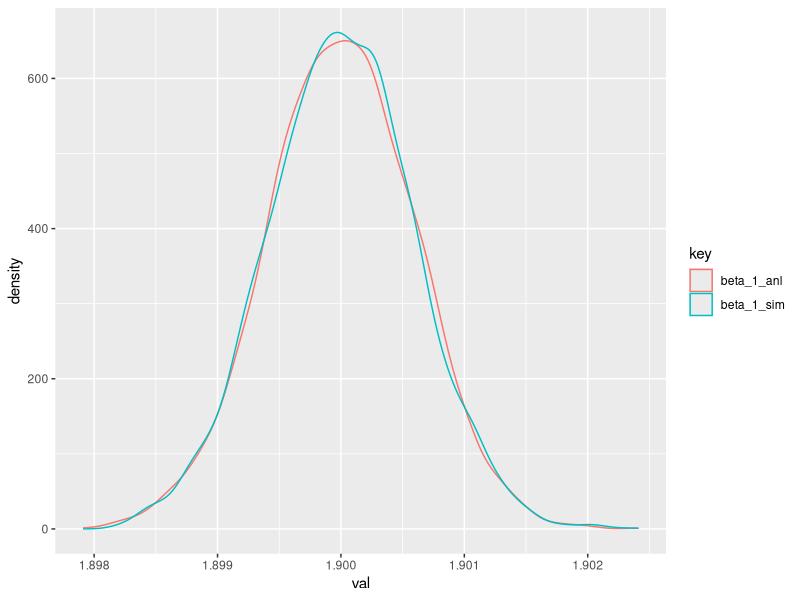
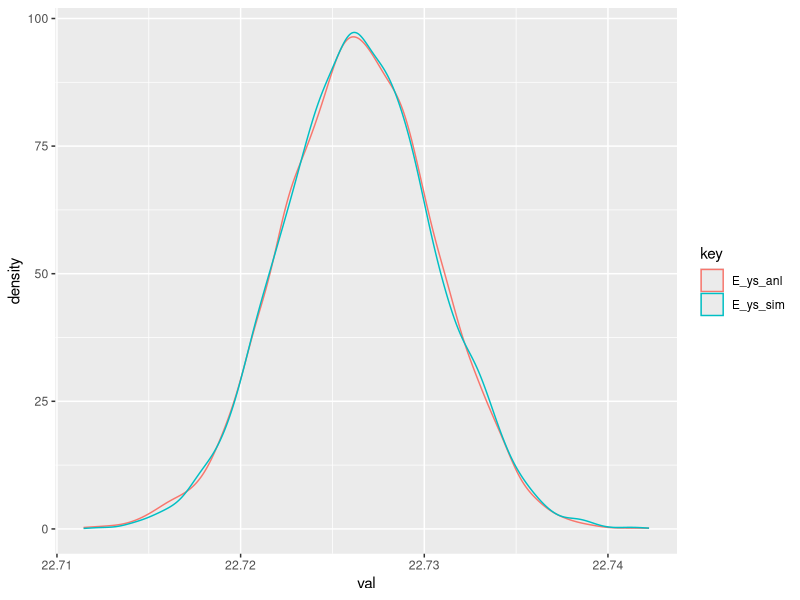
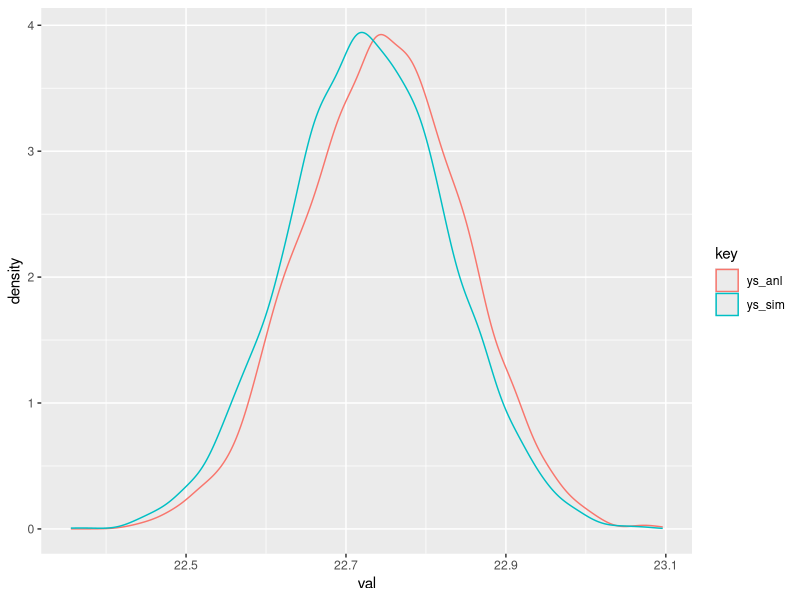
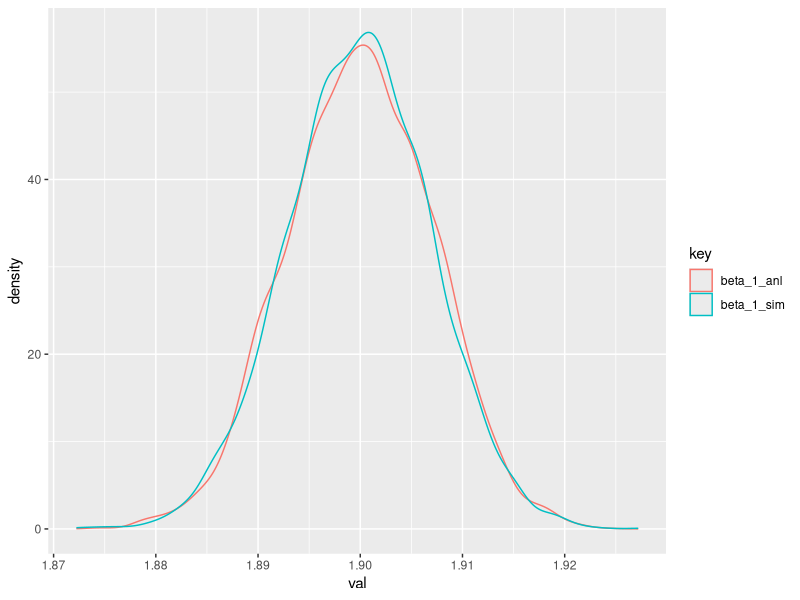
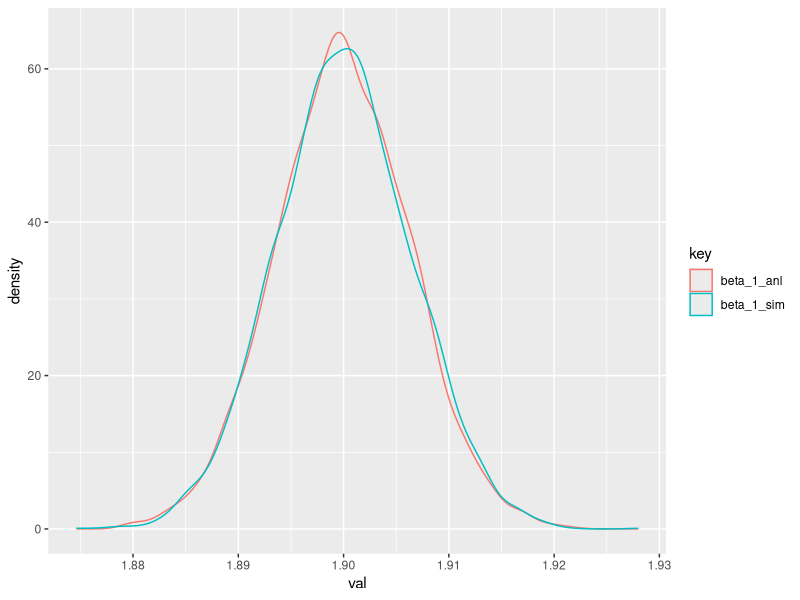
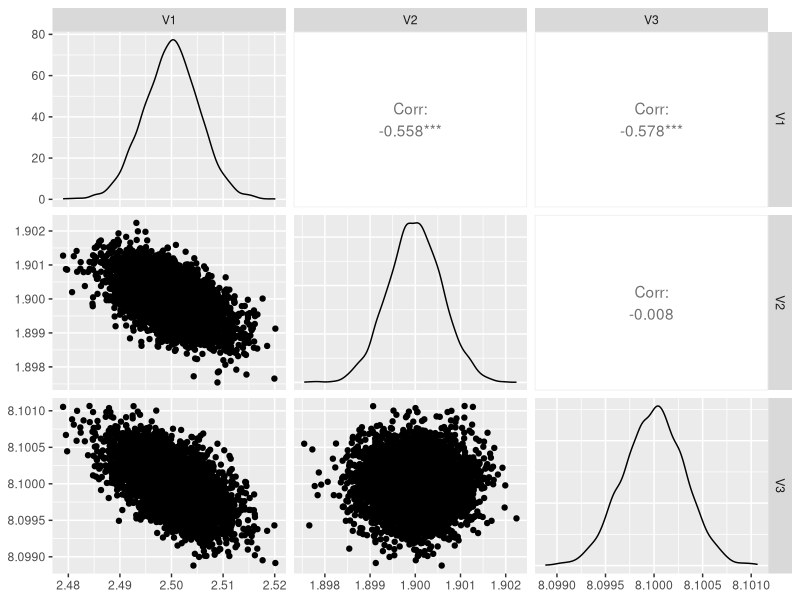

Write the R code that produced these figures, in order.
## ---- chunk 1
knitr::opts_chunk$set(echo = TRUE)
library(mvtnorm)
library(GGally)
library(tidyverse)
library(ggplot2)
## ---- chunk 2
# set params
b0 <- 2.5
b1 <- 1.9
b2 <- 8.1
sigma <- .1

beta<- matrix(c(b0, b1, b2), nrow = 3, ncol = 1)

# complete specification
n <- 1000 
epsilon <- matrix(rnorm(n, 0, sigma), nrow = n, ncol = 1)
x <-matrix(c(rep(1, n), x_1 <- rexp(n, .2), x_2 <- rexp(n, .1)), nrow = n, ncol = 3)

# simulate ys
y_simulate <- function(x){
  y <- x%*%beta + epsilon
}

y_true <- x%*%beta

## ---- chunk 3
#Beta_1

it <- 5000
beta_1_sim <- rep(0, it)
for(i in 1:it){
  epsilon <- matrix(rnorm(n, 0, sigma), nrow = n, ncol = 1)
  y <- y_simulate(x)
  
  lm1 <- lm(y ~ x_1 + x_2)
  
  beta_1_sim[i] <- as.numeric(coef(lm1)[2])
}

beta_1_anl <- rmvnorm(it, mean = beta, sigma = sigma^2* solve(t(x) %*% x))[,2]

df <- data.frame(beta_1_sim, beta_1_anl)

df <- gather(df, key, val)

ggplot(df, aes(col = key, x = val), col = "red", "blue") +
  geom_density()
## ---- chunk 4
#E(Ys)

E_ys_sim <- rep(0, it)
ys_sim <- rep(0, it)

xs <- x[12,]
for(i in 1:it){
  epsilon <- matrix(rnorm(n, 0, sigma), nrow = n, ncol = 1)
  y <- y_simulate(x)
  lm2 <- lm(y ~ x_1 + x_2)
  coef <- as.matrix(coef(lm2))
  
  E_ys_sim[i] <- xs %*% coef
  ys_sim[i] <- xs %*% coef + epsilon[12]
}

H <- x %*% solve(t(x) %*% x) %*% t(x)

E_ys_anl <- rmvnorm(it, x%*%beta, sigma^2 * H)[,12]

ys_anl <- rmvnorm(it, x%*%beta + epsilon, sigma^2 * diag(1000))[,12]

df <- data.frame(E_ys_sim, E_ys_anl)

df <- gather(df, key, val)

ggplot(df, aes(col = key, x = val), col = "red", "blue") +
  geom_density()

df <- data.frame(ys_sim, ys_anl)

df <- gather(df, key, val)

ggplot(df, aes(col = key, x = val), col = "red", "blue") +
  geom_density()
## ---- chunk 5
xalt <-matrix(c(rep(1, n), x_1alt <- rgamma(n, 2, 3), x_2alt <- rgamma(n, 1, 3)), nrow = n, ncol = 3)

#Beta_1
it <- 5000
beta_1_sim <- rep(0, it)
for(i in 1:it){
  epsilon <- matrix(rnorm(n, 0, sigma), nrow = n, ncol = 1)
  y <- y_simulate(xalt)
  
  lm1 <- lm(y ~ x_1alt + x_2alt)
  
  beta_1_sim[i] <- as.numeric(coef(lm1)[2])
}

beta_1_anl <- rmvnorm(it, mean = beta, sigma = sigma^2* solve(t(xalt) %*% xalt))[,2]

df <- data.frame(beta_1_sim, beta_1_anl)

df <- gather(df, key, val)

ggplot(df, aes(col = key, x = val), col = "red", "blue") +
  geom_density()
## ---- chunk 6
#Beta_1
it <- 5000
beta_1_sim <- rep(0, it)
for(i in 1:it){
  epsilon <- matrix(rt(n, 14), nrow = n, ncol = 1)
  y <- y_simulate(x)
  
  lm1 <- lm(y ~ x_1 + x_2)
  
  beta_1_sim[i] <- as.numeric(coef(lm1)[2])
}

beta_1_anl <- rmvnorm(it, mean = beta, sigma = (14/12)* solve(t(x) %*% x))[,2]

df <- data.frame(beta_1_sim, beta_1_anl)

df <- gather(df, key, val)

ggplot(df, aes(col = key, x = val), col = "red", "blue") +
  geom_density()
## ---- chunk 7
beta_sim <- matrix(rep(0, 3*it), nrow = it, ncol = 3)
for(i in 1:it){
  epsilon <- matrix(rnorm(n, 0, sigma), nrow = n, ncol = 1)
  y <- y_simulate(x)
  
  lm1 <- lm(y ~ x_1 + x_2)
  
  beta_sim[i, 1] <- as.numeric(coef(lm1)[1])
  beta_sim[i, 2] <- as.numeric(coef(lm1)[2])
  beta_sim[i, 3] <- as.numeric(coef(lm1)[3])
}

ggpairs(as.data.frame(beta_sim))
